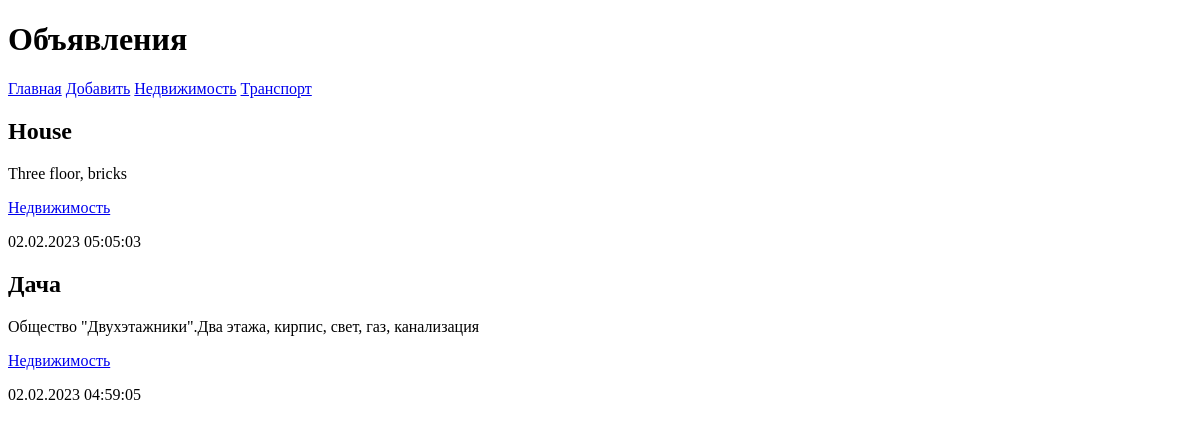
Page /bboard/ on the earlier database version.
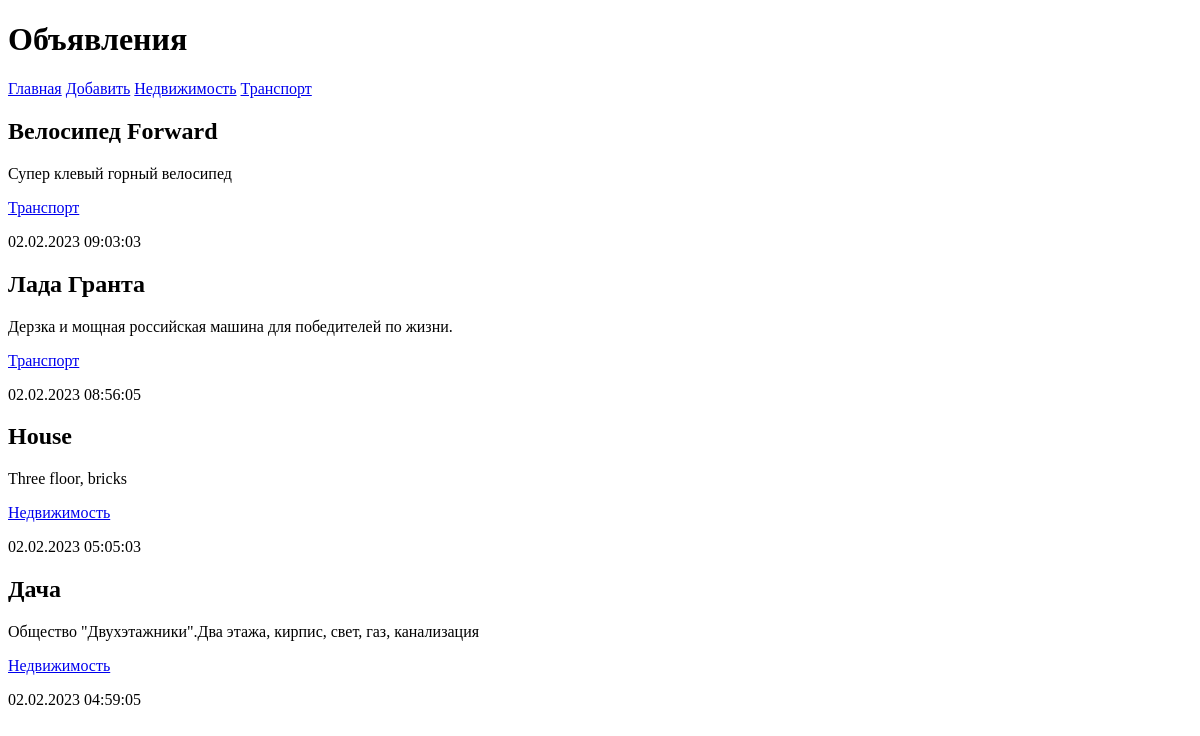
Same page on the later database version.
### bboard/models.py (models this page shows, shortened)
class Rubric(models.Model):
    name = models.CharField(max_length=20, db_index=True, verbose_name='Название')
    class Meta:
        verbose_name_plural = 'Рубрики'
        verbose_name = 'Рубрика'
        ordering = ['name']

class Bb(models.Model):
    title = models.CharField(max_length=50, verbose_name='Товар')
    content = models.TextField(null=True, blank=True, verbose_name='Описание')
    price = models.FloatField(null=True, blank=True, verbose_name='Цена')
    published = models.DateTimeField(auto_now_add=True, db_index=True, verbose_name='Опубликовано')
    rubric = models.ForeignKey('Rubric', null=True, on_delete=models.PROTECT,
                                verbose_name='Рубрика')
    class Meta:
        verbose_name_plural = 'Объявления'
        verbose_name = 'Объявление'
        ordering = ['-published']

### bboard/views.py (the view)
# urls.py: path('', index, name='index'),  # создали именованные маршруты
def index(request: HttpRequest) -> HttpResponse:
    bbs = Bb.objects.all()  # .order_by('-published')  # Формируем контекст/содержимое шаблона - набор данных для вывода
    rubrics = Rubric.objects.all()
    context = {'bbs': bbs, 'rubrics': rubrics}
    return render(request=request, template_name='bboard/index.html', context=context)

### bboard/templates/bboard/index.html (shortened to what this page needs)
<!DOCTYPE html>
<html>
    <head>
    </head>
    <body>
        <h1>Объявления</h1>
        <div>
            <a href="{% url 'index' %}">Главная</a>
            <a href="{% url 'add' %}">Добавить</a>
            {% for rubric in rubrics %}
                <a href="{% url 'by_rubric' rubric.pk}">{{ rubric.name }}</a>
        </div>
        {% for bb in bbs %}
        <div>
            <h2>{{ bb.title }}</h2>
            <p>{{ bb.content}}</p>
            <p><a href="/bboard/{{ bb.rubric.pk }}/">{{ bb.rubric.name }}</a></p>
            <p>{{ bb.published|date:"d.m.Y H:i:s" }}</p>
        </div>
        {% endfor %}
    </body>
</html>

Differences in the rows shown:
added Bb: title "Велосипед Forward", content "Супер клевый горный велосипед", rubric.name "Транспорт", published "02.02.2023 09:03:03"
added Bb: title "Лада Гранта", content "Дерзка и мощная российская машина для победителей по жизни.", rubric.name "Транспорт", published "02.02.2023 08:56:05"
